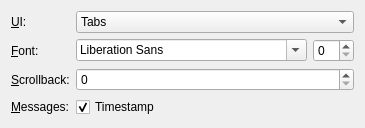
<?xml version="1.0" encoding="UTF-8"?>
<ui version="4.0">
 <class>GeneralWizardPage</class>
 <widget class="QWizardPage" name="GeneralWizardPage">
  <property name="title">
   <string>General settings</string>
  </property>
  <property name="subTitle">
   <string>Adjust general settings</string>
  </property>
  <layout class="QFormLayout" name="formLayout">
   <item row="0" column="0">
    <widget class="QLabel" name="label">
     <property name="text">
      <string>&amp;UI:</string>
     </property>
     <property name="buddy">
      <cstring>layoutComboBox</cstring>
     </property>
    </widget>
   </item>
   <item row="0" column="1">
    <widget class="QComboBox" name="layoutComboBox">
     <item>
      <property name="text">
       <string>Tabs</string>
      </property>
     </item>
     <item>
      <property name="text">
       <string>Tree</string>
      </property>
     </item>
    </widget>
   </item>
   <item row="1" column="0">
    <widget class="QLabel" name="label_2">
     <property name="text">
      <string>&amp;Font:</string>
     </property>
     <property name="buddy">
      <cstring>fontComboBox</cstring>
     </property>
    </widget>
   </item>
   <item row="1" column="1">
    <layout class="QHBoxLayout" name="horizontalLayout">
     <item>
      <widget class="QFontComboBox" name="fontComboBox">
       <property name="sizePolicy">
        <sizepolicy hsizetype="MinimumExpanding" vsizetype="Fixed">
         <horstretch>0</horstretch>
         <verstretch>0</verstretch>
        </sizepolicy>
       </property>
      </widget>
     </item>
     <item>
      <widget class="QSpinBox" name="sizeSpinBox"/>
     </item>
    </layout>
   </item>
   <item row="2" column="1">
    <widget class="QSpinBox" name="blockSpinBox">
     <property name="maximum">
      <number>9999</number>
     </property>
     <property name="singleStep">
      <number>10</number>
     </property>
    </widget>
   </item>
   <item row="2" column="0">
    <widget class="QLabel" name="label_3">
     <property name="text">
      <string>&amp;Scrollback:</string>
     </property>
     <property name="buddy">
      <cstring>blockSpinBox</cstring>
     </property>
    </widget>
   </item>
   <item row="3" column="0">
    <widget class="QLabel" name="label_4">
     <property name="text">
      <string>&amp;Messages:</string>
     </property>
     <property name="buddy">
      <cstring>timeStampCheckBox</cstring>
     </property>
    </widget>
   </item>
   <item row="3" column="1">
    <widget class="QCheckBox" name="timeStampCheckBox">
     <property name="text">
      <string>Timestamp</string>
     </property>
     <property name="checked">
      <bool>true</bool>
     </property>
    </widget>
   </item>
  </layout>
 </widget>
 <tabstops>
  <tabstop>layoutComboBox</tabstop>
  <tabstop>fontComboBox</tabstop>
 </tabstops>
 <resources/>
 <connections/>
</ui>
